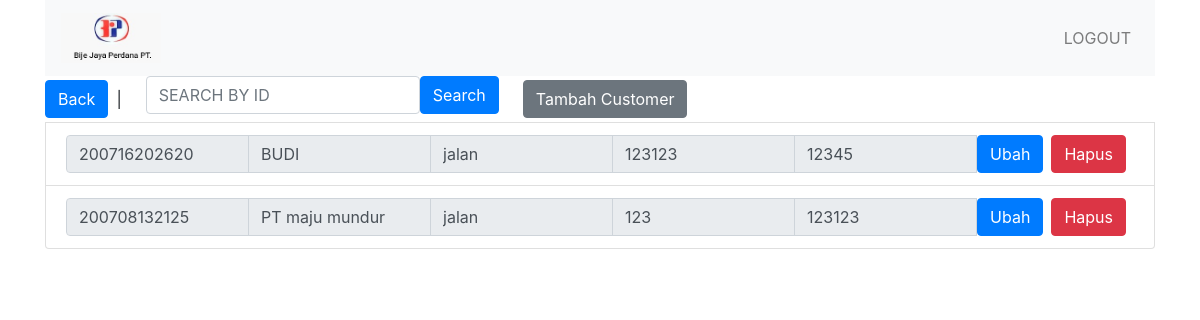
/customer.php, run on the app's committed database.
### tables this page shows
CREATE TABLE `customer` (
  `idcustomer` varchar(12) NOT NULL,
  `nama` varchar(40) NOT NULL,
  `email` varchar(40) NOT NULL,
  `alamat` varchar(50) NOT NULL,
  `telepon` varchar(15) NOT NULL,
  `npwp` varchar(30) DEFAULT NULL
);

### customer.php (the view, shortened to what this page needs)
<link rel="stylesheet" href="css/bootstrap.min.css">
<div class="container">
<?php
require('config.php');
include 'navbar.php';
    echo '<div class="btn-group mr-2" role="group" > <a class="btn btn-primary" href="index.php">Back</a> </div>';
    echo '<div class="btn-group mr-2" role="group" > | </div>';
    echo '<div class="btn-group mr-2" >
			<form method="GET" class="form-group mx-sm-3 mb-2 form-inline" action="customer.php">
				<input class="form-control" name="keyword" placeholder="SEARCH BY ID" type="number">
				<input class="btn btn-primary" type="submit" value="Search">
			</form>
		  </div>';
	echo '<div class="btn-group mr-2" role="group" > <a class="btn btn-secondary" href="customertambah.html">Tambah Customer</a> </div>';
	$con = new mysqli($host, $dbid, $dbpass, $dbname);
	if (isset($_GET['keyword']) && $_GET['keyword']!='') {
		$keyword =  str_replace("'","",$_GET['keyword'])  ;
		$keyword = $con -> real_escape_string($keyword);
		$stmt = $con->prepare( "SELECT * FROM customer WHERE idcustomer LIKE '%$keyword%' ORDER BY idcustomer DESC" ); $stmt->execute();
	}else{
		$stmt = $con->prepare( "SELECT * FROM customer ORDER BY idcustomer DESC" ); $stmt->execute();
	}
	$result = $stmt->get_result();
	while($row = mysqli_fetch_assoc($result)) {
		echo '
			<li class="list-group-item d-flex justify-content-between align-items-center">
				<div class="input-group">
					<input type="text" name="idcustomer" class="form-control" value="'.$row["idcustomer"].'" readonly>
					<input type="text" name="nama" class="form-control" value="'.$row["nama"].'"  readonly>
					<input type="text" name="alamat" class="form-control" value="'.$row["alamat"].'"  readonly>
					<input type="text" name="telepon" class="form-control" value="'.$row["telepon"].'"  readonly>
                    <input type="text" name="npwp" class="form-control" value="'.$row["npwp"].'"  readonly>
                    <div class="btn-group mr-2" role="group" > <a class="btn btn-primary" href="customerubah.php?idcustomer='.$row["idcustomer"].'">Ubah</a> </div>
                    <div class="btn-group mr-2" role="group" > <a class="btn btn-danger" href="customerhapus.php?idcustomer='.$row["idcustomer"].'" onclick="return confirm()">Hapus</a> </div>
				</div>
			</li>
		';
	}
?>
</div>

### data on the page
customer: idcustomer "200716202620", nama "BUDI", alamat "jalan", telepon "123123", npwp "12345"
customer: idcustomer "200708132125", nama "PT maju mundur", alamat "jalan", telepon "123", npwp "123123"
